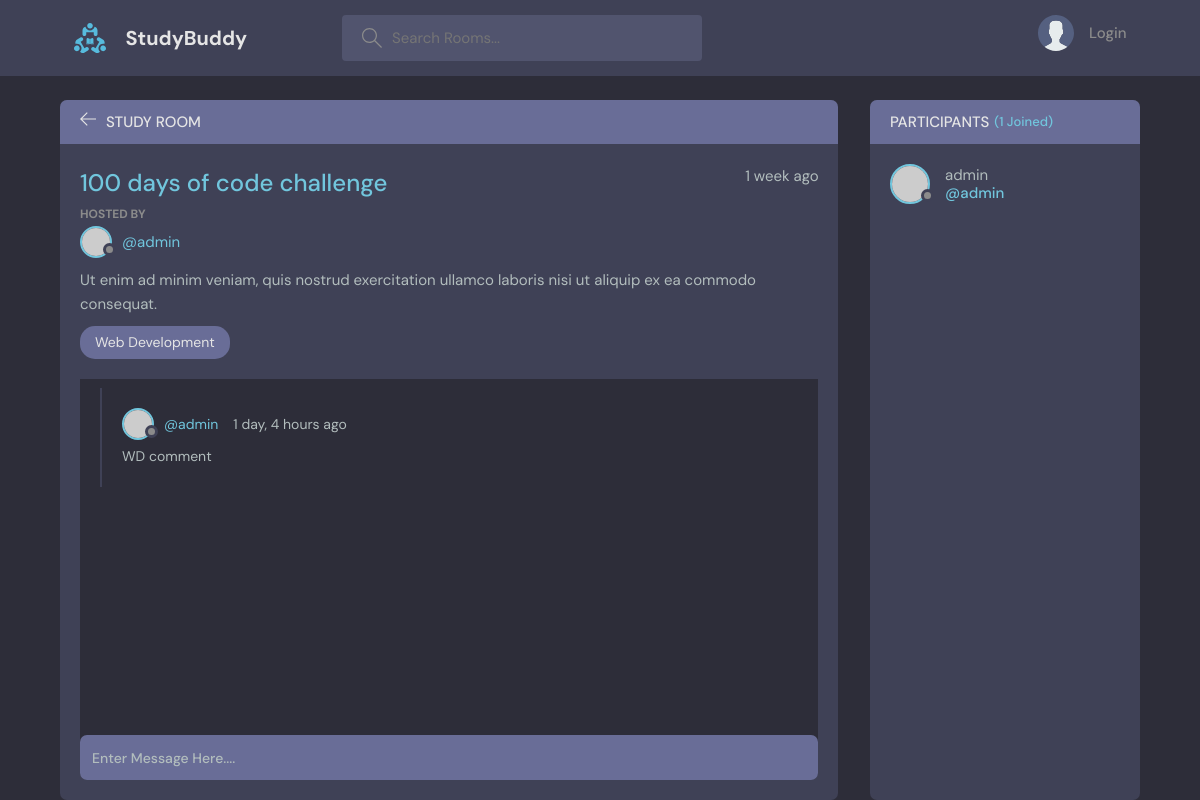
The app's page /room/2 with its own data.
### base/models.py (models this page shows, shortened)
class Room(models.Model):
    host = models.ForeignKey(User, on_delete=models.SET_NULL, null=True)
    topic = models.ForeignKey(Topic, on_delete=models.SET_NULL, null=True)
    name = models.CharField(max_length=200)
    description = models.TextField(null=True, blank=True)
    participants = models.ManyToManyField(User, related_name='participants', blank=True)
    updated = models.DateTimeField(auto_now=True)
    created = models.DateTimeField(auto_now_add=True)
    class Meta:
        ordering = ['-updated', '-created']

class Topic(models.Model):
    name = models.CharField(max_length=200)
    def __str__(self):
        return self.name

class Message(models.Model):
    user = models.ForeignKey(User, on_delete=models.CASCADE)
    room = models.ForeignKey(Room, on_delete=models.CASCADE)
    body = models.TextField()
    updated = models.DateTimeField(auto_now=True)
    created = models.DateTimeField(auto_now_add=True)

### base/views.py (the view, shortened to what this page needs)
# urls.py: path('room/<str:pk>', views.room, name="room"),
def room(request, pk):
    room = Room.objects.get(id=pk)
    roomMessages = room.message_set.all().order_by('-created')
    participants = room.participants.all()
    context = {'room': room, 'roomMessages': roomMessages, 'participants': participants}
    return render(request, 'base/room.html', context)

### base/templates/base/room.html (shortened to what this page needs)
{% extends 'main.html' %}
{% block content %}
    <main class="profile-page layout layout--2">
      <div class="container">
        <div class="room">
          <div class="room__top">
            <div class="room__topLeft">
              <a href="{{ request.META.HTTP_REFERER }}">
                <svg version="1.1" xmlns="http://www.w3.org/2000/svg" width="32" height="32" viewBox="0 0 32 32">
                  <title>arrow-left</title>
                  <path
                    d="M13.723 2.286l-13.723 13.714 13.719 13.714 1.616-1.611-10.96-10.96h27.625v-2.286h-27.625l10.965-10.965-1.616-1.607z"
                  ></path>
                </svg>
              </a>
              <h3>Study Room</h3>
            </div>
          </div>
          <div class="room__box scroll">
            <div class="room__header scroll">
              <div class="room__info">
                <h3>{{room.name}}</h3>
                <span>{{room.created|timesince}} ago</span>
              </div>
              <div class="room__hosted">
                <p>Hosted By</p>
                <a href="{% url 'user-profile' room.host.id %}" class="room__author">
                  <div class="avatar avatar--small">
                    <img src="https://randomuser.me/api/portraits/men/37.jpg" />
                  </div>
                  <span>@{{room.host.username}}</span>
                </a>
              </div>
              <div class="room__details">
                {{room.description}}
              </div>
              <span class="room__topics">{{room.topic}}</span>
            </div>
            <div class="room__conversation">
              <div class="threads scroll">
                {% for message in roomMessages %}
                <div class="thread">
                  <div class="thread__top">
                    <div class="thread__author">
                      <a href="{% url 'user-profile' message.user.id %}" class="thread__authorInfo">
                        <div class="avatar avatar--small">
                          <img src="https://randomuser.me/api/portraits/men/37.jpg" />
                        </div>
                        <span>@{{message.user.username}}</span>
                      </a>
                      <span class="thread__date">{{message.created|timesince}} ago</span>
                    </div>
                  </div>
                  <div class="thread__details">
                    {{message.body}}
                  </div>
                </div>
                {% endfor %}
              </div>
            </div>
          </div>
          <div class="room__message">
            <form action="" method="POST">
              <input type="text" name="body" placeholder="Enter Message Here....">
          </form>
          </div>
        </div>
        <div class="participants">
          <h3 class="participants__top">Participants <span>({{participants.count}} Joined)</span></h3>
          <div class="participants__list scroll">
            {% for participant in participants %}
            <a href="{% url 'user-profile' participant.id %}" class="participant">
              <div class="avatar avatar--medium">
                <img src="https://randomuser.me/api/portraits/men/37.jpg" />
              </div>
              <p>
                {{participant.username}}
                <span>@{{participant.username}}</span>
              </p>
            </a>
            {% endfor %}
          </div>
        </div>
      </div>
    </main>
{% endblock content %}

### records on screen
Room: name "100 days of code challenge", created "1 week", host.username "admin", description "Ut enim ad minim veniam, quis nostrud exercitation ullamco laboris nisi ut aliquip ex ea commodo consequat.", topic "Web Development"
Message: user.username "admin", created "1 day, 4 hours", body "WD comment"

### other values on screen
{{ participants.count }} "1"
{{ participant.username }} "admin"
